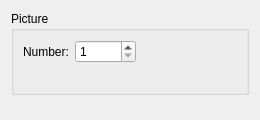
<?xml version="1.0" encoding="UTF-8"?>
<ui version="4.0">
 <class>ErasePictureWidget</class>
 <widget class="QWidget" name="ErasePictureWidget">
  <property name="geometry">
   <rect><x>0</x><y>0</y><width>260</width><height>120</height></rect>
  </property>
  <property name="windowTitle">
   <string>Erase Picture</string>
  </property>
  <layout class="QVBoxLayout" name="verticalLayout">
   <item>
    <widget class="QGroupBox" name="groupPicture">
     <property name="title"><string>Picture</string></property>
     <layout class="QFormLayout" name="layoutPicture">
      <item row="0" column="0">
       <widget class="QLabel" name="labelNumber"><property name="text"><string>Number:</string></property></widget>
      </item>
      <item row="0" column="1">
       <widget class="RpgSpinBox" name="spinNumber">
        <property name="sizePolicy"><sizepolicy hsizetype="Fixed" vsizetype="Fixed"><horstretch>0</horstretch><verstretch>0</verstretch></sizepolicy></property>
        <property name="minimum"><number>1</number></property>
        <property name="maximum"><number>99999</number></property>
       </widget>
      </item>
      <item row="1" column="0" colspan="2">
       <widget class="QLabel" name="labelNote">
        <property name="wordWrap"><bool>true</bool></property>
       </widget>
      </item>
     </layout>
    </widget>
   </item>
   <item>
    <spacer name="verticalSpacer">
     <property name="orientation"><enum>Qt::Vertical</enum></property>
     <property name="sizeHint" stdset="0"><size><width>20</width><height>0</height></size></property>
    </spacer>
   </item>
  </layout>
 </widget>
 <customwidgets>
  <customwidget>
   <class>RpgSpinBox</class>
   <extends>QSpinBox</extends>
   <header>ui/common/rpg_spinbox.h</header>
  </customwidget>
 </customwidgets>
 <resources/>
 <connections/>
</ui>
